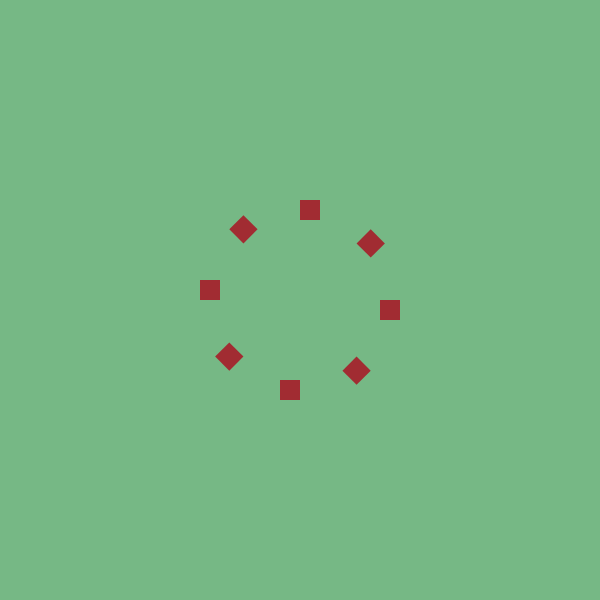
Frame 1 (no input)
Frame 60 (no input): identical to frame 1, image omitted
Frame 120 (the mouse pressed at the canvas centre since frame 60): identical to frame 1, image omitted

The p5.js sketch that drew this single still picture (run headless with seeded random() and noise() and a simulated clock; from frame 60 on, the mouse is pressed at the canvas centre):

// p5.js sketch
// ── sketch.js
function setup() {
  createCanvas(600, 600);
  background(118, 184, 133);
  squaCircle(width / 2, height / 2);
}

function draw() {

}

function squaCircle(middleX, middleY) {

  translate(middleX, middleY);
  for (var i = 0; i < 8; i++) {
    noStroke();
    fill(161, 44, 50);
    rotate(TWO_PI * i / 8);
    rect(80, 0, 20, 20);
  }

}
